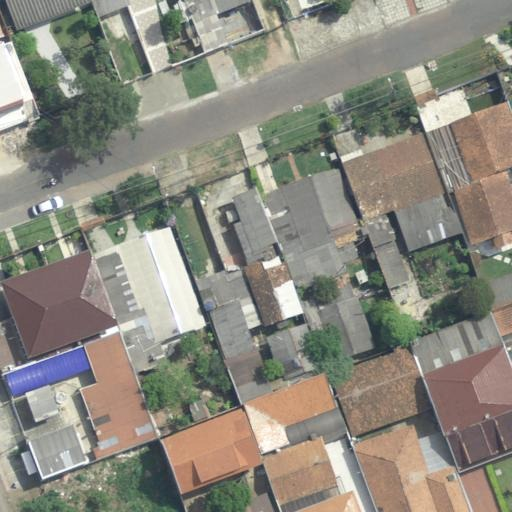
#> input picture Modelo/dataset/images/train/bairro_novo_190362_300654.jpg, 512 x 512 px; its folder holds only this picture in this run
$ python checar_vazamento.py
#> lines starting #> are read from the running program, lines starting #| are printed output that depends on the picture
#> in carregar, im is the input picture: PIL image 512x512 RGB; mean R, G, B 139.4, 137.2, 126.3
"""
Checagem de vazamento entre treino e validação do dataset YOLO
(Modelo/dataset/images/{train,val}, labels/{train,val}).

Testes, do mais forte ao mais fraco:
  1. mesmo patch      — a chave (x, y) do tile z19 (tirada do nome
                        <regional>_<x>_<y>.jpg) aparece nos dois conjuntos;
  2. arquivo idêntico — MD5 dos bytes do .jpg igual entre train e val;
  3. pixels idênticos — MD5 dos pixels decodificados (pega a mesma imagem
                        regravada com outra compressão);
  5. quase-duplicata  — distância de Hamming entre hashes perceptuais
                        (pHash 64 bits, DCT 32x32) ≤ --limiar;
  4. rótulo idêntico  — mesmo conteúdo de .txt não vazio nos dois conjuntos;
  6. vizinhança       — distância (em tiles z19, ~69 m) do patch de val ao
                        patch de treino mais próximo. Patches não se
                        sobrepõem, então vizinho não é cópia; mas um objeto
                        na borda pode aparecer metade em cada um. Informativo.

Os testes 1-5 são os que definem vazamento; qualquer ocorrência => FALHA.
Também roda 1-5 dentro de cada conjunto (duplicata interna).

Uso:  python checar_vazamento.py [--dataset CAMINHO] [--limiar 4] [--csv saida.csv]
Só usa a biblioteca padrão, numpy, scipy e Pillow.
"""
import argparse
import csv
import hashlib
import re
import sys
from collections import defaultdict
from itertools import combinations
from pathlib import Path

import numpy as np
from PIL import Image
from scipy.fft import dctn

RAIZ = Path(__file__).resolve().parents[2] / "Modelo"  # Modelo/
PADRAO = re.compile(r"^(?P<reg>.+)_(?P<x>\d+)_(?P<y>\d+)$")


def phash(img, tam=32, bloco=8):
    """pHash clássico: cinza 32x32, DCT 2D, bloco 8x8 de baixa frequência,
    bit = coeficiente > mediana (sem o DC). Devolve int de 64 bits."""
#> called with tam = 32, bloco = 8
    g = np.asarray(img.convert("L").resize((tam, tam), Image.LANCZOS), dtype=np.float64)
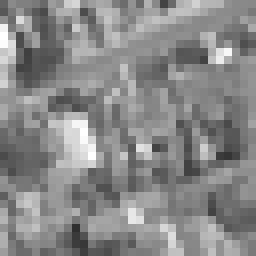
#> g: shape (32, 32) float64 (shown 8 times larger); min 47, max 255, mean 136.6
    d = dctn(g, norm="ortho")[:bloco, :bloco].flatten()
#> d = 64 values, max 4369.9 at index 0, min -189.4 at index 49, mean 63.36
    med = np.median(d[1:])
#> med = 9.2
    bits = d > med
    return int("".join("1" if b else "0" for b in bits), 2)


def hamming(a, b):
    return bin(a ^ b).count("1")


def carregar(dataset, split):
    itens = []
    for img in sorted((dataset / "images" / split).glob("*.jpg")):
        m = PADRAO.match(img.stem)
        lbl = dataset / "labels" / split / (img.stem + ".txt")
        bruto = img.read_bytes()
        im = Image.open(img)
        im.load()
        pix = np.asarray(im.convert("RGB"))
        rot = lbl.read_text(encoding="utf-8").strip() if lbl.exists() else None
        itens.append({
            "split": split, "nome": img.stem,
            "regional": m["reg"] if m else "?",
            "x": int(m["x"]) if m else None, "y": int(m["y"]) if m else None,
            "md5_arquivo": hashlib.md5(bruto).hexdigest(),
            "md5_pixels": hashlib.md5(pix.tobytes()).hexdigest(),
            "tamanho": im.size, "phash": phash(im),
            "rotulo": rot, "tem_rotulo": lbl.exists(),
            "n_caixas": 0 if not rot else len(rot.splitlines()),
        })
    return itens


def duplicatas(itens, chave):
    grupos = defaultdict(list)
    for it in itens:
        k = it[chave]
        if k is not None and k != "":
            grupos[k].append(it)
    return [g for g in grupos.values() if len(g) > 1]


def main():
    ap = argparse.ArgumentParser()
    ap.add_argument("--dataset", default=str(RAIZ / "dataset"))
    ap.add_argument("--limiar", type=int, default=4,
                    help="Hamming máximo (de 64) para chamar de quase-duplicata")
    ap.add_argument("--csv", default=None, help="grava uma linha por imagem de val")
    a = ap.parse_args()
    ds = Path(a.dataset)

    tr, va = carregar(ds, "train"), carregar(ds, "val")
#> call 2 of carregar, with split = 'val'
#> in carregar (call 2), `itens = []`: itens = []
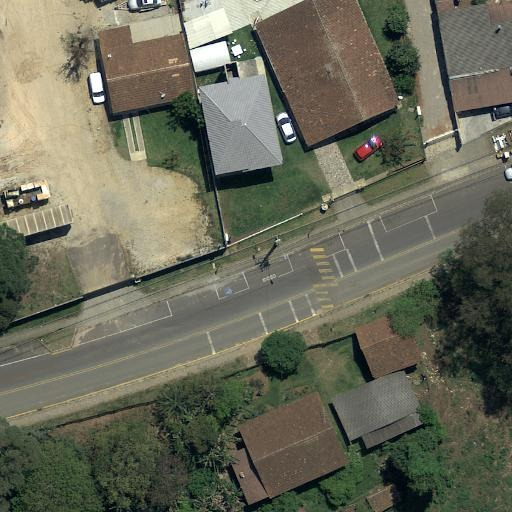
#> input picture Modelo/dataset/images/val/_sem_regional_190267_300606.jpg, 512 x 512 px
#> in carregar, im is the input picture: PIL image 512x512 RGB; mean R, G, B 105.2, 105.9, 89.1
#> call 2 of phash, with tam = 32, bloco = 8
#> in phash (call 2), `g = np.asarray(img.convert("L").resize((tam, tam), Image.LANCZOS), dty..`:
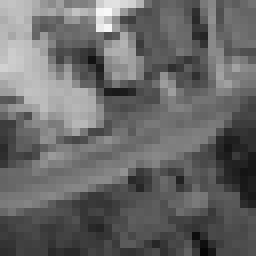
#> g: shape (32, 32) float64 (shown 8 times larger); min 6, max 249, mean 103.8
#> in phash (call 2), `d = dctn(g, norm="ortho")[:bloco, :bloco].flatten()`: d = 64 values, max 3321.6 at index 0, min -278.9 at index 26, mean 78.82
#> in phash (call 2), `med = np.median(d[1:])`: med = 6.24
    print(f"dataset: {ds}")
    print(f"train: {len(tr)} imagens, {sum(i['n_caixas'] for i in tr)} caixas, "
          f"{sum(1 for i in tr if not i['tem_rotulo'])} sem .txt")
#| train: 1 imagens, 0 caixas, 1 sem .txt
    print(f"val:   {len(va)} imagens, {sum(i['n_caixas'] for i in va)} caixas, "
          f"{sum(1 for i in va if not i['tem_rotulo'])} sem .txt")
#| val:   1 imagens, 0 caixas, 1 sem .txt
    sem_padrao = [i["nome"] for i in tr + va if i["x"] is None]
#> sem_padrao = []
    print(f"nomes fora do padrão <regional>_<x>_<y>: {len(sem_padrao)} {sem_padrao[:5]}")
#| nomes fora do padrão <regional>_<x>_<y>: 0 []
    tamanhos = sorted({i["tamanho"] for i in tr + va})
#> tamanhos = [(512, 512)]
    print(f"tamanhos de imagem: {tamanhos}")
#| tamanhos de imagem: [(512, 512)]
    print()

    falhas = 0
    todos = tr + va
#> todos = 2 items
    testes = [("1 mesmo patch (x,y)", "xy"), ("2 arquivo idêntico (MD5 bytes)", "md5_arquivo"),
              ("3 pixels idênticos (MD5 pixels)", "md5_pixels"),
              ("4 rótulo idêntico (.txt não vazio)", "rotulo")]
    for it in todos:
        it["xy"] = (it["x"], it["y"]) if it["x"] is not None else None
#> this loop made 2 passes
    print("=== testes de vazamento ===")
    for titulo, chave in testes:
        grupos = duplicatas(todos, chave)
        cruz = [g for g in grupos if {i["split"] for i in g} == {"train", "val"}]
        intra = [g for g in grupos if len({i["split"] for i in g}) == 1]
        falhas += len(cruz)
        st = "OK" if not cruz else "FALHA"
        print(f"{titulo:38s} train×val: {len(cruz):3d}  dentro do mesmo conjunto: {len(intra):3d}  [{st}]")
        for g in (cruz + intra)[:10]:
            print("      ", " | ".join(f"{i['split']}/{i['nome']}" for i in g))
#> this loop made 4 passes
#| 1 mesmo patch (x,y)                    train×val:   0  dentro do mesmo conjunto:   0  [OK]
#| 2 arquivo idêntico (MD5 bytes)         train×val:   0  dentro do mesmo conjunto:   0  [OK]
#| 3 pixels idênticos (MD5 pixels)        train×val:   0  dentro do mesmo conjunto:   0  [OK]
#| 4 rótulo idêntico (.txt não vazio)     train×val:   0  dentro do mesmo conjunto:   0  [OK]
#> after the loop, falhas = 0

    # 5. quase-duplicatas perceptuais
    dist_min = []
    pares_cruz = []
    for v in va:
        d, melhor = min((hamming(v["phash"], t["phash"]), t["nome"]) for t in tr)
        dist_min.append((d, v["nome"], melhor))
        if d <= a.limiar:
            pares_cruz.append((d, v["nome"], melhor))
#> this loop made 1 pass
#> (d, melhor) on pass 1: (32, 'bairro_novo_190362_300654')
#> after the loop, dist_min = [(32, '_sem_regional_190267_300606', 'bairro_novo_190362_300654')]; pares_cruz = []
    pares_intra = [(hamming(p["phash"], q["phash"]), p["split"], p["nome"], q["nome"])
                   for s in (tr, va) for p, q in combinations(s, 2)
                   if hamming(p["phash"], q["phash"]) <= a.limiar]
#> pares_intra = []
    falhas += len(pares_cruz)
    st = "OK" if not pares_cruz else "FALHA"
    print(f"{'5 quase-duplicata (pHash ≤ ' + str(a.limiar) + '/64)':38s} train×val: "
          f"{len(pares_cruz):3d}  dentro do mesmo conjunto: {len(pares_intra):3d}  [{st}]")
#| 5 quase-duplicata (pHash ≤ 4/64)       train×val:   0  dentro do mesmo conjunto:   0  [OK]
    for d, vn, tn in pares_cruz[:10]:
        print(f"       d={d}  val/{vn} ~ train/{tn}")
#> this loop made 0 passes
    for d, s, p, q in pares_intra[:10]:
        print(f"       d={d}  {s}/{p} ~ {s}/{q}")
    ds_ = np.array([d for d, _, _ in dist_min])
#> ds_ = [32]
    print(f"   distância pHash val→train mais próxima: mín {ds_.min()}, "
          f"p5 {np.percentile(ds_, 5):.0f}, mediana {np.median(ds_):.0f}, máx {ds_.max()} (de 64)")
#|    distância pHash val→train mais próxima: mín 32, p5 32, mediana 32, máx 32 (de 64)
    print("   5 pares mais parecidos:", ", ".join(f"{vn}~{tn} (d={d})"
                                                  for d, vn, tn in sorted(dist_min)[:5]))
#|    5 pares mais parecidos: _sem_regional_190267_300606~bairro_novo_190362_300654 (d=32)
    print()

    # 6. vizinhança espacial (informativo)
    print("=== 6 vizinhança espacial val → train (informativo, não é vazamento) ===")
    txy = np.array([(i["x"], i["y"]) for i in tr if i["x"] is not None])
#> txy = [[190362, 300654]]
    linhas = []
    for v in va:
        if v["x"] is None:
            continue
        cheb = np.max(np.abs(txy - np.array([v["x"], v["y"]])), axis=1)
        j = int(np.argmin(cheb))
        linhas.append({"val": v["nome"], "train_mais_proximo": tr[j]["nome"],
                       "dist_tiles": int(cheb[j]), "dist_m_aprox": int(cheb[j]) * 69,
                       "phash_dist_min": next(d for d, n, _ in dist_min if n == v["nome"])})
#> this loop made 1 pass
#> (cheb, j) on pass 1: ([95], 0)
#> after the loop, linhas = 1 item
    dist = np.array([l["dist_tiles"] for l in linhas])
#> dist = [95]
    for k, rot in [(0, "mesmo tile (0)"), (1, "encostado (1 tile, divide borda/canto)"),
                   (2, "a 2 tiles (~138 m)")]:
        print(f"   val com train mais próximo a {rot}: {int((dist == k).sum())}")
#> this loop made 3 passes
#|    val com train mais próximo a mesmo tile (0): 0
#|    val com train mais próximo a encostado (1 tile, divide borda/canto): 0
#|    val com train mais próximo a a 2 tiles (~138 m): 0
    print(f"   val com train mais próximo a ≥3 tiles (≥~200 m): {int((dist >= 3).sum())}")
#|    val com train mais próximo a ≥3 tiles (≥~200 m): 1
    print(f"   distância (tiles): mediana {np.median(dist):.0f}, mín {dist.min()}, máx {dist.max()}")
#|    distância (tiles): mediana 95, mín 95, máx 95
    enc = [l for l in linhas if l["dist_tiles"] == 1]
#> enc = []
    for l in enc:
        print(f"      encostado: val/{l['val']}  ~  train/{l['train_mais_proximo']}")
    print()

    if a.csv:
        with open(a.csv, "w", newline="", encoding="utf-8-sig") as f:
            w = csv.DictWriter(f, fieldnames=list(linhas[0].keys()), delimiter=";")
            w.writeheader()
            w.writerows(linhas)
        print(f"-> {a.csv}")

    print("RESULTADO:", "SEM VAZAMENTO (testes 1-5)" if falhas == 0 else f"{falhas} OCORRÊNCIA(S) DE VAZAMENTO")
#| RESULTADO: SEM VAZAMENTO (testes 1-5)
    sys.exit(1 if falhas else 0)
#> (the program exits here)
